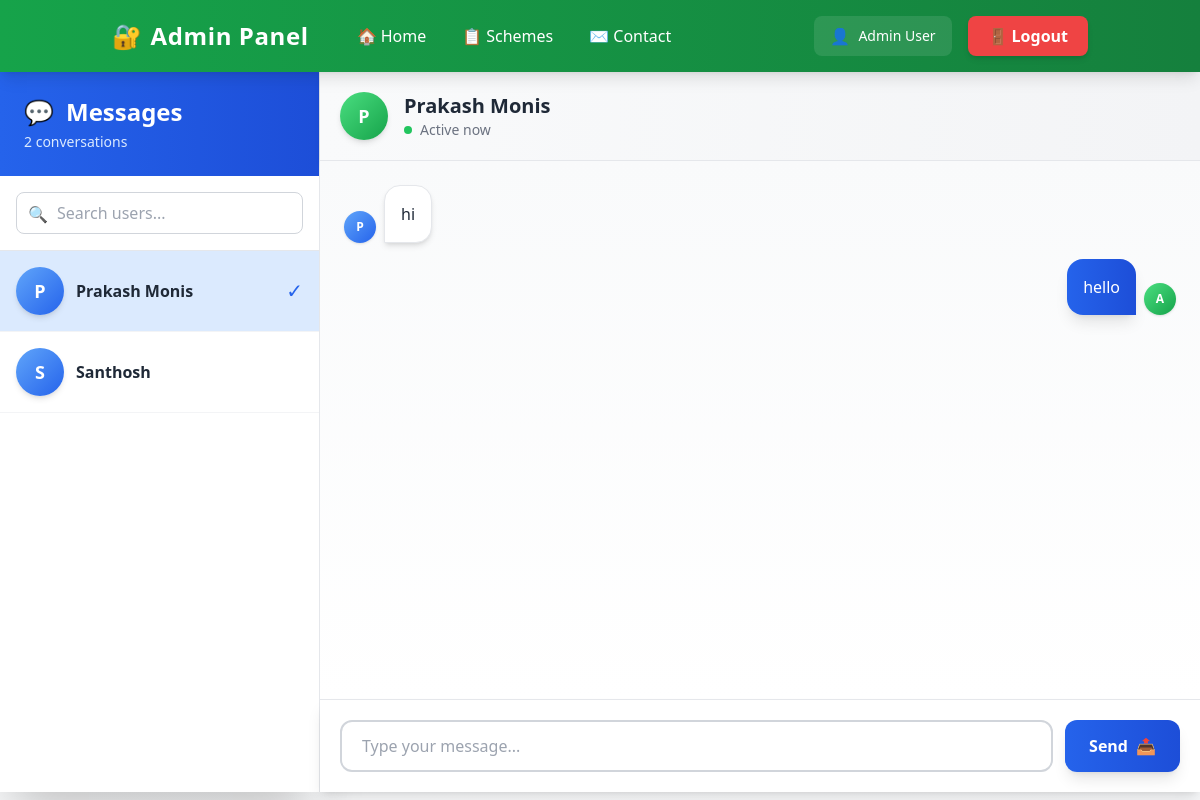
The app's page /admin/messages (signed in) with its own data.
### models.py (models this page shows)
class User(db.Model):
    __tablename__ = "user"
    id = db.Column(db.Integer, primary_key=True)
    name = db.Column(db.String(100), nullable=False)
    email = db.Column(db.String(120), unique=True, nullable=False)
    phone = db.Column(db.String(15), nullable=False)
    password = db.Column(db.String(255), nullable=False)

class ChatMessage(db.Model):
    __tablename__ = "chat_message"
    id = db.Column(db.Integer, primary_key=True)
    user_id = db.Column(db.String(255), nullable=False)  # email or phone or user_id
    sender = db.Column(db.String(50), nullable=False)    # "user" or "admin"
    message = db.Column(db.Text, nullable=False)
    created_at = db.Column(db.DateTime, default=datetime.utcnow)

### admin/routes.py (the view)
@admin_bp.route("/messages", defaults={"user_id": None})
@admin_bp.route("/messages/<user_id>")
@admin_required
def admin_messages(user_id):
    distinct_ids = db.session.query(ChatMessage.user_id).distinct().all()
    users = []
    for uid in distinct_ids:
        u = User.query.get(uid[0])
        users.append({
            "id": uid[0],
            "name": u.name if u else f"User {uid[0]}"
        })
    if user_id is None:
        if len(users) > 0:
            user_id = users[0]["id"]
        else:
            return render_template("admin/messages.html", users=[], messages=[])
    current_user = User.query.get(user_id)
    user_name = current_user.name if current_user else f"User {user_id}"
    messages = ChatMessage.query.filter_by(user_id=user_id)\
                                .order_by(ChatMessage.created_at)\
                                .all()
    return render_template(
        "admin/messages.html",
        users=users,
        messages=messages,
        user_id=user_id,
        user_name=user_name
    )

### admin/routes.py (called while the page is built)
def admin_required(f):
    @wraps(f)
    def wrapper(*args, **kwargs):
        if not session.get("admin_logged_in"):
            return redirect(url_for("admin.admin_login"))
        return f(*args, **kwargs)
    return wrapper

### admin/templates/admin/messages.html (shortened to what this page needs)
<!DOCTYPE html>
<html>
<head>
    <script src="https://cdn.tailwindcss.com"></script>
</head>
<body class="bg-gradient-to-br from-gray-50 to-gray-100">
{% include 'admin/navbar.html' %}
<div class="h-[calc(100vh-80px)] flex">
    <div class="w-80 bg-white shadow-2xl flex flex-col border-r border-gray-200">
        <div class="p-6 bg-gradient-to-r from-blue-600 to-blue-700 text-white">
            <h2 class="text-2xl font-bold flex items-center">
                <span class="mr-3">💬</span> Messages
            </h2>
            <p class="text-sm text-blue-100 mt-1">{{ users|length }} conversations</p>
        </div>
        <div class="p-4 border-b border-gray-200">
            <div class="relative">
                <input type="text" id="searchUsers" placeholder="Search users..."
                       class="w-full px-4 py-2 pl-10 border border-gray-300 rounded-lg focus:ring-2 focus:ring-blue-500 focus:border-transparent">
                <span class="absolute left-3 top-2.5 text-gray-400">🔍</span>
            </div>
        </div>
        <div class="flex-1 overflow-y-auto">
            <ul id="userList">
                {% for user in users %}
                <li class="border-b border-gray-100 hover:bg-blue-50 transition-colors duration-200 {% if user.id == user_id %}bg-blue-100{% endif %}" data-user-name="{{ user.name }}">
                    <a href="{{ url_for('admin.admin_messages', user_id=user.id) }}"
                       class="block p-4">
                        <div class="flex items-center space-x-3">
                            <div class="w-12 h-12 bg-gradient-to-br from-blue-400 to-blue-600 rounded-full flex items-center justify-center text-white font-bold text-lg shadow-md">
                                {{ user.name[0].upper() }}
                            </div>
                            <div class="flex-1 min-w-0">
                                <p class="font-semibold text-gray-800 truncate">{{ user.name }}</p>
                            </div>
                            {% if user.id == user_id %}
                            <span class="text-blue-600 text-xl">✓</span>
                            {% endif %}
                        </div>
                    </a>
                </li>
                {% endfor %}
            </ul>
        </div>
    </div>
    <div class="flex-1 flex flex-col bg-white">
        <div class="bg-gradient-to-r from-gray-50 to-gray-100 p-5 shadow-md border-b border-gray-200">
            <div class="flex items-center space-x-4">
                <div class="w-12 h-12 bg-gradient-to-br from-green-400 to-green-600 rounded-full flex items-center justify-center text-white font-bold text-lg shadow-md">
                    {{ user_name[0].upper() if user_name else '?' }}
                </div>
                <div>
                    <h3 class="text-xl font-bold text-gray-800">{{ user_name if user_name else 'Select a user' }}</h3>
                    <p class="text-sm text-gray-500 flex items-center">
                        <span class="w-2 h-2 bg-green-500 rounded-full mr-2"></span>
                        Active now
                    </p>
                </div>
            </div>
        </div>
        <div class="flex-1 overflow-y-auto p-6 space-y-4 bg-gradient-to-b from-gray-50 to-white" id="messageContainer">
            {% if messages %}
                {% for m in messages %}
                    {% if m.sender == 'user' %}
                        <div class="flex items-end space-x-2 animate-fade-in">
                            <div class="w-8 h-8 bg-gradient-to-br from-blue-400 to-blue-600 rounded-full flex items-center justify-center text-white font-bold text-xs shadow">
                                {{ user_name[0].upper() if user_name else 'U' }}
                            </div>
                            <div class="bg-white p-4 rounded-2xl rounded-bl-none shadow-md max-w-lg border border-gray-200">
                                <p class="text-gray-800">{{ m.message }}</p>
                            </div>
                        </div>
                    {% else %}
                        <div class="flex items-end justify-end space-x-2 animate-fade-in">
                            <div class="bg-gradient-to-r from-blue-600 to-blue-700 text-white p-4 rounded-2xl rounded-br-none shadow-lg max-w-lg">
                                <p>{{ m.message }}</p>
                            </div>
                            <div class="w-8 h-8 bg-gradient-to-br from-green-400 to-green-600 rounded-full flex items-center justify-center text-white font-bold text-xs shadow">
                                A
                            </div>
                        </div>
                    {% endif %}
                {% endfor %}
            {% endif %}
        </div>
        {% if user_id %}
        <form method="POST"
              action="{{ url_for('admin.admin_send_message', user_id=user_id) }}"
              class="p-5 bg-white flex gap-3 border-t border-gray-200 shadow-lg">
            <input name="message" required
                   placeholder="Type your message..."
                   class="flex-1 border-2 border-gray-300 rounded-xl px-5 py-3 focus:ring-2 focus:ring-blue-500 focus:border-blue-500 transition-all duration-300"/>
            <button type="submit" class="px-6 py-3 bg-gradient-to-r from-blue-600 to-blue-700 text-white rounded-xl hover:from-blue-700 hover:to-blue-800 transition-all duration-300 font-semibold shadow-lg hover:shadow-xl flex items-center space-x-2">
                <span>Send</span>
                <span>📤</span>
            </button>
        </form>
        {% else %}
        <div class="p-5 bg-gray-50 border-t border-gray-200 text-center text-gray-500">
            Select a user to start messaging
        </div>
        {% endif %}
    </div>
</div>
</body>
</html>

### records on screen
User: name "P", name "Prakash Monis"
User: name "S", name "Santhosh"
ChatMessage: message "hi"
ChatMessage: message "hello"

### other values on screen
{{ users|length }} "2"
